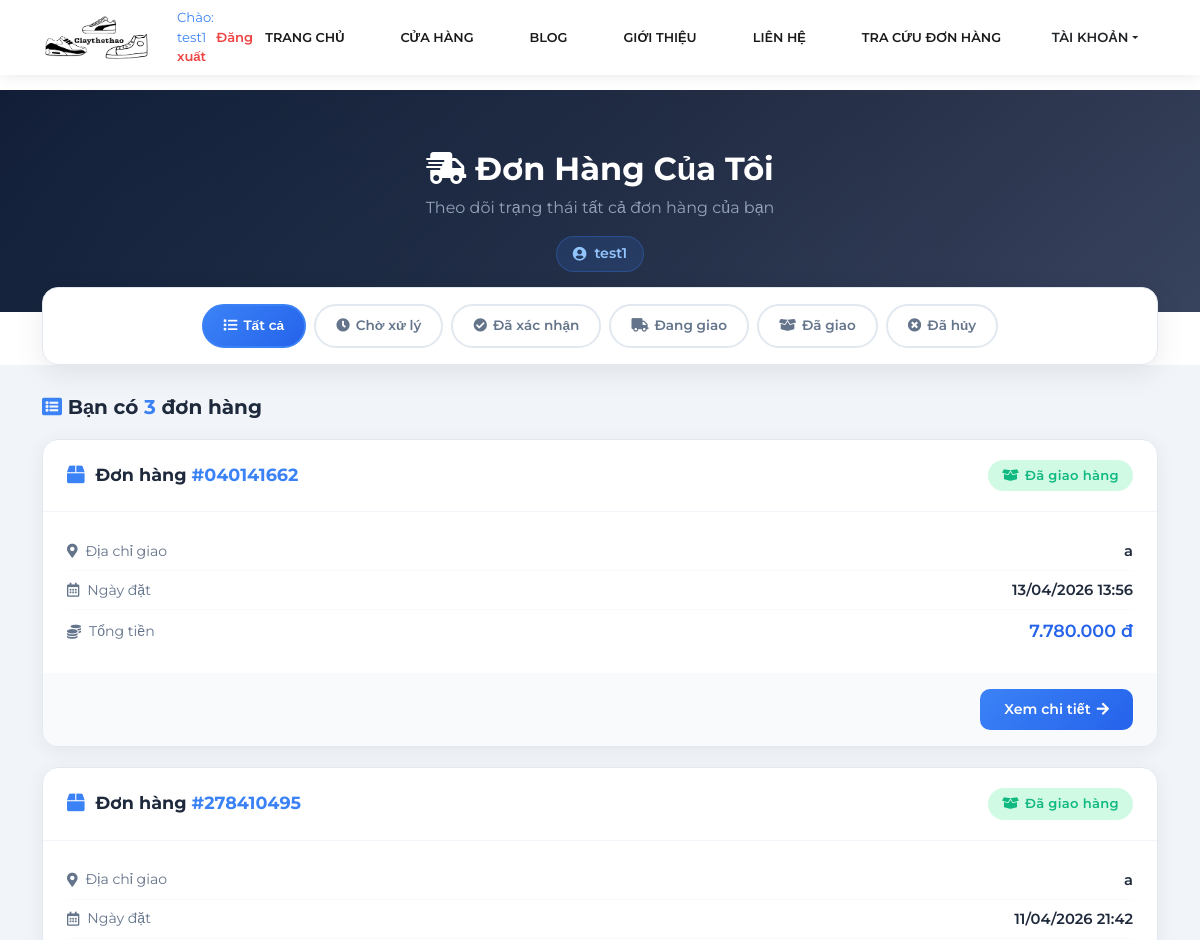
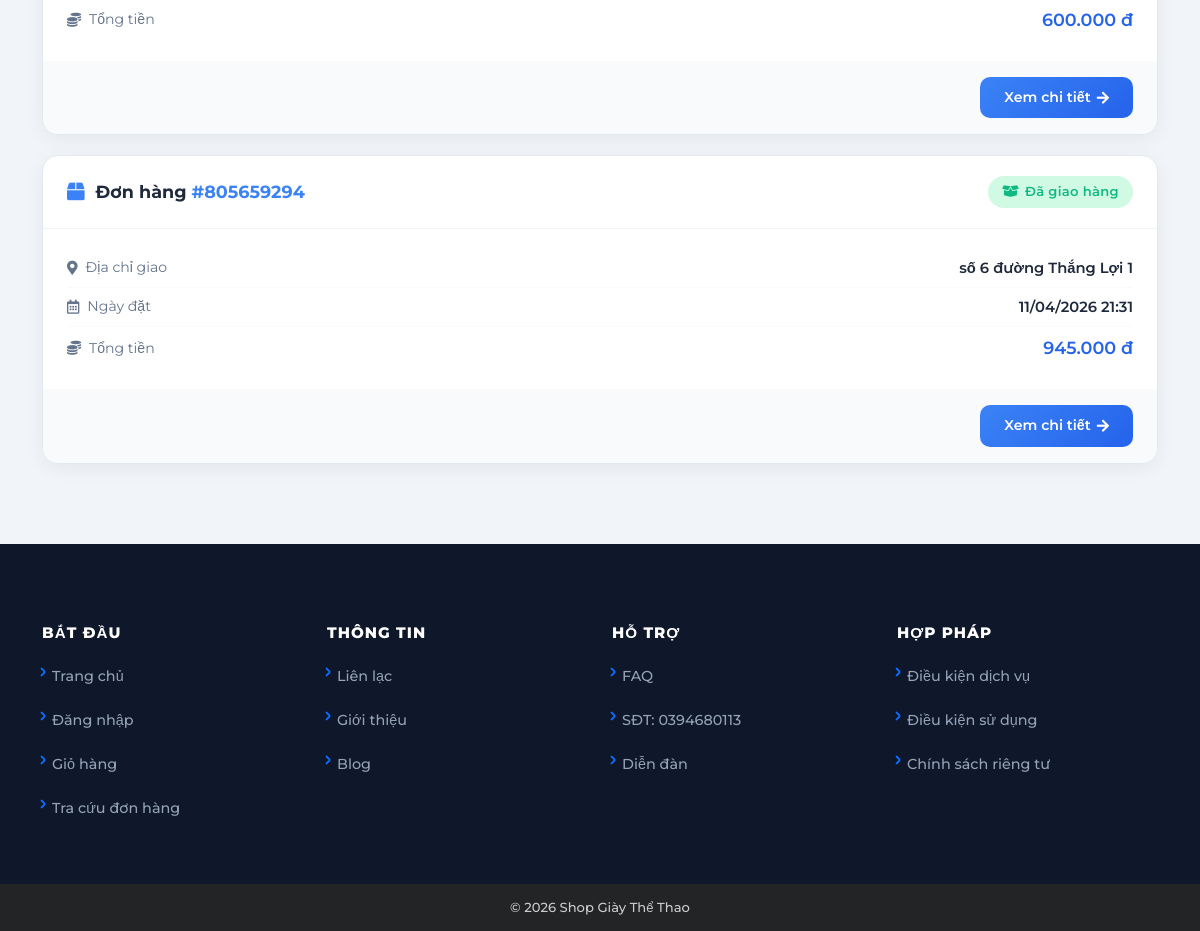
The app's page /shop/tradonhang.php (signed in) with its own data (2 pictures, top to bottom).
### tables this page shows
CREATE TABLE IF NOT EXISTS `oder` (
  `id` int(11) NOT NULL AUTO_INCREMENT,
  `order_code` varchar(9) DEFAULT NULL,
  `tenkh` varchar(255) DEFAULT NULL,
  `diachi` varchar(255) DEFAULT NULL,
  `sdt` varchar(255) DEFAULT NULL,
  `note` varchar(255) DEFAULT NULL,
  `ngaytao` int(11) DEFAULT NULL,
  `tongtien` int(11) DEFAULT NULL,
  `donhangthang` int(11) DEFAULT NULL,
  `status` varchar(20) DEFAULT 'PENDING',
  `payment_status` varchar(20) DEFAULT 'UNPAID',
  `vnpay_tranId` varchar(100) DEFAULT NULL,
  `makh` int(11) DEFAULT NULL,
  PRIMARY KEY (`id`),
  UNIQUE KEY `oder_order_code_uq` (`order_code`)
);

### shop/tradonhang.php (the view, shortened to what this page needs)
<?php
include BASE_PATH . 'includes/connect.php';
$makh = intval($_SESSION['makh']);
function getStatusInfo($status) {
    $map = [
        'PENDING'    => ['label' => 'Chờ xử lý',      'color' => '#f59e0b', 'bg' => '#fef3c7', 'icon' => 'fa-clock'],
        'CONFIRMED'  => ['label' => 'Đã xác nhận',    'color' => '#3b82f6', 'bg' => '#dbeafe', 'icon' => 'fa-check-circle'],
        'SHIPPING'   => ['label' => 'Đang giao hàng', 'color' => '#8b5cf6', 'bg' => '#ede9fe', 'icon' => 'fa-truck'],
        'DELIVERED'  => ['label' => 'Đã giao hàng',   'color' => '#10b981', 'bg' => '#d1fae5', 'icon' => 'fa-box-open'],
        'CANCELLED'  => ['label' => 'Đã hủy',         'color' => '#ef4444', 'bg' => '#fee2e2', 'icon' => 'fa-times-circle'],
    ];
    return $map[strtoupper($status)] ?? $map['PENDING'];
}
$orders = [];
$filterStatus = $_GET['status'] ?? '';
$sql = "SELECT * FROM `oder` WHERE `makh` = $makh";
$sql .= " ORDER BY `ngaytao` DESC";
$result = mysqli_query($con, $sql);
while ($row = mysqli_fetch_assoc($result)) {
    $orders[] = $row;
}
include BASE_PATH . 'includes/header.php';
?>
<main class="page landing-page" style="padding-top: clamp(70px, 12vw, 90px);">
    <div class="tracking-hero">
        <div class="container text-center">
            <h2><i class="fas fa-shipping-fast mr-2"></i> Đơn Hàng Của Tôi</h2>
            <p class="mt-2">Theo dõi trạng thái tất cả đơn hàng của bạn</p>
            <div class="mt-3">
                <span class="user-badge">
                    <i class="fas fa-user-circle"></i>
                    <?= htmlspecialchars($_SESSION['dangnhap']) ?>
                </span>
            </div>
        </div>
    </div>
    <div class="container">
        <div class="filter-bar">
            <a href="<?= BASE_URL ?>shop/tradonhang.php"
               class="filter-tab <?= empty($filterStatus) ? 'active' : '' ?>">
                <i class="fas fa-list"></i> Tất cả
            </a>
            <a href="<?= BASE_URL ?>shop/tradonhang.php?status=PENDING"
               class="filter-tab <?= $filterStatus === 'PENDING' ? 'active' : '' ?>">
                <i class="fas fa-clock"></i> Chờ xử lý
            </a>
            <a href="<?= BASE_URL ?>shop/tradonhang.php?status=CONFIRMED"
               class="filter-tab <?= $filterStatus === 'CONFIRMED' ? 'active' : '' ?>">
                <i class="fas fa-check-circle"></i> Đã xác nhận
            </a>
            <a href="<?= BASE_URL ?>shop/tradonhang.php?status=SHIPPING"
               class="filter-tab <?= $filterStatus === 'SHIPPING' ? 'active' : '' ?>">
                <i class="fas fa-truck"></i> Đang giao
            </a>
            <a href="<?= BASE_URL ?>shop/tradonhang.php?status=DELIVERED"
               class="filter-tab <?= $filterStatus === 'DELIVERED' ? 'active' : '' ?>">
                <i class="fas fa-box-open"></i> Đã giao
            </a>
            <a href="<?= BASE_URL ?>shop/tradonhang.php?status=CANCELLED"
               class="filter-tab <?= $filterStatus === 'CANCELLED' ? 'active' : '' ?>">
                <i class="fas fa-times-circle"></i> Đã hủy
            </a>
        </div>
    </div>
    <section class="orders-section">
        <div class="container">
            <?php if (!empty($orders)): ?>
                <h5 style="font-weight: 700; color: #1e293b; margin-bottom: 20px;">
                    <i class="fas fa-list-alt mr-2" style="color: #3b82f6;"></i>
                    Bạn có <span style="color: #3b82f6;"><?= count($orders) ?></span> đơn hàng
                </h5>
                <?php foreach ($orders as $index => $order):
                    $statusInfo = getStatusInfo($order['status'] ?? 'PENDING');
                ?>
                    <div class="order-card animate-fade-in-up" style="opacity: 0; animation-delay: <?= $index * 0.08 ?>s;">
                        <div class="order-card-header">
                            <div class="order-id">
                                <i class="fas fa-box" style="color: #3b82f6; margin-right: 6px;"></i>
                                Đơn hàng <span>#<?= !empty($order['order_code']) ? $order['order_code'] : $order['id'] ?></span>
                            </div>
                            <div class="order-status-badge" style="color: <?= $statusInfo['color'] ?>; background: <?= $statusInfo['bg'] ?>;">
                                <i class="fas <?= $statusInfo['icon'] ?>"></i>
                                <?= $statusInfo['label'] ?>
                            </div>
                        </div>
                        <div class="order-card-body">
                            <div class="order-info-row">
                                <span class="order-info-label"><i class="fas fa-map-marker-alt"></i> Địa chỉ giao</span>
                                <span class="order-info-value"><?= htmlspecialchars($order['diachi']) ?></span>
                            </div>
                            <div class="order-info-row">
                                <span class="order-info-label"><i class="far fa-calendar-alt"></i> Ngày đặt</span>
                                <span class="order-info-value"><?= date('d/m/Y H:i', $order['ngaytao']) ?></span>
                            </div>
                            <div class="order-info-row">
                                <span class="order-info-label"><i class="fas fa-coins"></i> Tổng tiền</span>
                                <span class="order-info-value order-total"><?= number_format($order['tongtien'], 0, ',', '.') ?>&nbsp;đ</span>
                            </div>
                        </div>
                        <div class="order-card-footer">
                            <a href="<?= BASE_URL ?>shop/chitietdonhang.php?id=<?= $order['id'] ?>" class="btn-detail">
                                Xem chi tiết <i class="fas fa-arrow-right"></i>
                            </a>
                        </div>
                    </div>
                <?php endforeach; ?>
            <?php endif; ?>
        </div>
    </section>
</main>
<?php include BASE_PATH . 'includes/footer.php'; ?>

### shop/tradonhang.php (style rules this page uses)
.tracking-hero { background: linear-gradient(135deg, #0f172a 0%, #1e293b 50%, #334155 100%); padding: clamp(40px, 8vw, 60px) 0 clamp(30px, 5vw, 40px); position: relative; overflow: hidden; }
.tracking-hero::before { content: ''; position: absolute; top: -50%; left: -50%; width: 200%; height: 200%; background: radial-gradient(circle at 30% 50%, rgba(59, 130, 246, 0.08) 0%, transparent 50%), radial-gradient(circle at 70% 80%, rgba(139, 92, 246, 0.06) 0%, transparent 50%); animation: heroFloat 20s ease-in-out infinite; }
.tracking-hero h2 { font-family: 'Montserrat', sans-serif; font-weight: 700; color: #fff; font-size: clamp(1.3rem, 4vw, 2rem); position: relative; z-index: 1; }
.tracking-hero p { color: #94a3b8; font-size: clamp(0.85rem, 2vw, 1rem); position: relative; z-index: 1; }
.user-badge { display: inline-flex; align-items: center; gap: 8px; background: rgba(59, 130, 246, 0.15); border: 1px solid rgba(59, 130, 246, 0.3); border-radius: 50px; padding: 6px 16px; color: #93c5fd; font-size: 0.88rem; font-weight: 600; position: relative; z-index: 1; }
.filter-bar { background: #fff; border-radius: 16px; box-shadow: 0 8px 30px rgba(0, 0, 0, 0.08); border: 1px solid #e2e8f0; padding: 16px 24px; margin-top: -25px; position: relative; z-index: 5; display: flex; justify-content: center; gap: 8px; flex-wrap: wrap; }
.filter-tab { padding: 8px 20px; border-radius: 50px; border: 2px solid #e2e8f0; background: #fff; color: #64748b; font-weight: 600; font-size: clamp(0.75rem, 1.8vw, 0.85rem); text-decoration: none; transition: all 0.3s ease; display: inline-flex; align-items: center; gap: 6px; min-height: 44px; }
.filter-tab.active { background: linear-gradient(135deg, #3b82f6, #2563eb); color: #fff; border-color: #3b82f6; }
.orders-section { padding: 30px 0 60px; background: #f1f5f9; min-height: 40vh; }
.order-card { background: #fff; border-radius: 16px; box-shadow: 0 4px 20px rgba(0, 0, 0, 0.06); border: 1px solid #e2e8f0; overflow: hidden; transition: all 0.3s ease; margin-bottom: 20px; }
.order-card-header { padding: 20px 24px; display: flex; justify-content: space-between; align-items: center; border-bottom: 1px solid #f1f5f9; }
.order-id { font-family: 'Montserrat', sans-serif; font-weight: 700; font-size: 1.1rem; color: #1e293b; }
.order-id span { color: #3b82f6; }
.order-status-badge { display: inline-flex; align-items: center; gap: 6px; padding: 6px 14px; border-radius: 50px; font-weight: 600; font-size: 0.82rem; letter-spacing: 0.3px; }
.order-card-body { padding: 20px 24px; }
.order-info-row { display: flex; justify-content: space-between; align-items: center; padding: 8px 0; border-bottom: 1px solid #f8fafc; }
.order-info-row:last-child { border-bottom: none; }
.order-info-label { color: #64748b; font-size: 0.88rem; display: flex; align-items: center; gap: 8px; }
.order-info-value { font-weight: 600; color: #1e293b; font-size: 0.92rem; }
.order-total { color: #2563eb !important; font-size: 1.1rem !important; }
.order-card-footer { padding: 16px 24px; background: #f8fafc; display: flex; justify-content: flex-end; }
.btn-detail { background: linear-gradient(135deg, #3b82f6, #2563eb); color: #fff; border: none; border-radius: 10px; padding: 10px 24px; font-weight: 600; font-size: 0.88rem; text-decoration: none; transition: all 0.3s ease; display: inline-flex; align-items: center; gap: 6px; }
.animate-fade-in-up { animation: fadeInUp 0.5s ease forwards; }

### records on screen
oder: order_code "040141662", status "Đã giao hàng", diachi "a", ngaytao "13/04/2026 13:56", tongtien "7.780.000"
oder: order_code "278410495", status "Đã giao hàng", diachi "a", ngaytao "11/04/2026 21:42", tongtien "600.000"
oder: order_code "805659294", status "Đã giao hàng", diachi "số 6 đường Thắng Lợi 1", ngaytao "11/04/2026 21:31", tongtien "945.000"

### other values on screen
$_SESSION['dangnhap'] "test1"
count($orders) "3"
